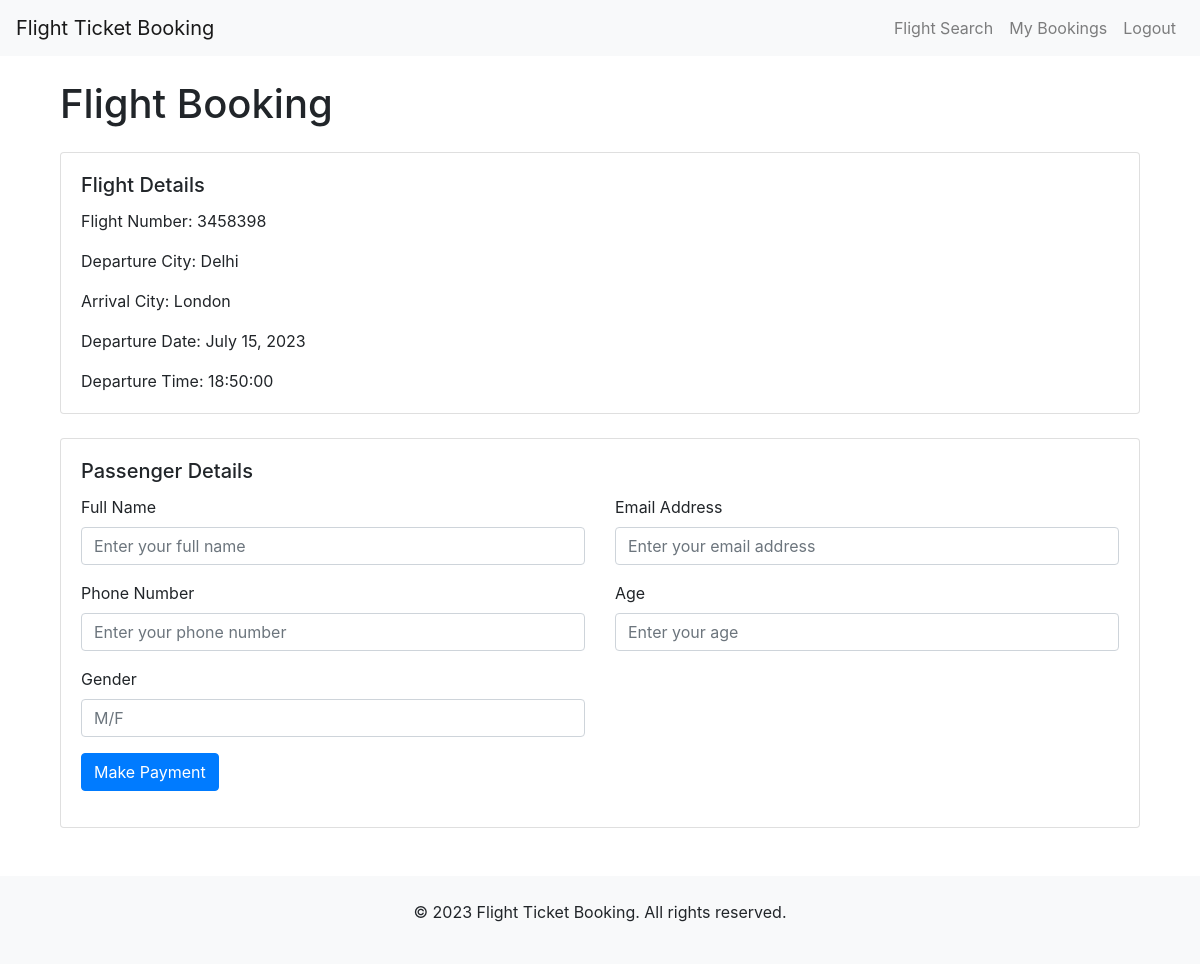
/flight/3/booking/ (signed in), run on the app's committed database.
### mainapp/models.py (models this page shows)
class Flight(models.Model):
    flight_number = models.CharField(max_length=10)
    airline = models.CharField(max_length=30)
    departure_city = models.ForeignKey(Airports, on_delete=models.SET_NULL, blank=True, null=True,
                                       related_name="departure")
    arrival_city = models.ForeignKey(Airports, on_delete=models.SET_NULL, blank=True, null=True, related_name="arrival")
    departure_date = models.DateField()
    departure_time = models.TimeField()
    arrival_date = models.DateField()
    arrival_time = models.TimeField()
    seats_count = models.IntegerField(default=60)
    fare = models.PositiveIntegerField()

class Airports(models.Model):
    airport_name = models.CharField(max_length=20)
    def __str__(self):
        return self.airport_name

### mainapp/views.py (the view, shortened to what this page needs)
# urls.py: path('flight/<int:flight_id>/booking/', views.flight_booking, name='flight_booking'),
@login_required(login_url='user_login')
def flight_booking(request, flight_id):
    flight = Flight.objects.get(id=flight_id)
    print(flight.flight_number)
    print(request.user)
    print(request.user.is_authenticated)
    print(request.method)
    return render(request, 'flight_booking.html', {'flight': flight})

### mainapp/models.py (called while the page is built)
    def __str__(self):
        return self.name

### mainapp/templates/flight_booking.html (shortened to what this page needs)
{% extends 'base_2.html' %}
{% block content %}
<div class="container mt-4">
  <h1 class="mb-4">Flight Booking</h1>
  <div class="card mb-4">
    <div class="card-body">
      <h5 class="card-title">Flight Details</h5>
      <p class="card-text">Flight Number: {{ flight.flight_number }}</p>
      <p class="card-text">Departure City: {{ flight.departure_city }}</p>
      <p class="card-text">Arrival City: {{ flight.arrival_city }}</p>
      <p class="card-text">Departure Date: {{ flight.departure_date }}</p>
      <p class="card-text">Departure Time: {{ flight.departure_time | upper}}</p>
    </div>
  </div>
  <div class="card">
    <div class="card-body">
      <h5 class="card-title">Passenger Details</h5>
      <form method="POST" action="">
        <div class="row mb-3">
          <div class="col-md-6">
            <label for="name" class="form-label">Full Name</label>
            <input type="text" class="form-control" id="name" name="name" placeholder="Enter your full name" required>
          </div>
          <div class="col-md-6">
            <label for="email" class="form-label">Email Address</label>
            <input type="email" class="form-control" id="email" name="email" placeholder="Enter your email address" required>
          </div>
        </div>
        <div class="row mb-3">
          <div class="col-md-6">
            <label for="phone" class="form-label">Phone Number</label>
            <input type="tel" class="form-control" id="phone" name="phone" placeholder="Enter your phone number" required>
          </div>
          <div class="col-md-6">
            <label for="age" class="form-label">Age</label>
            <input type="number" class="form-control" id="age" name="age" placeholder="Enter your age" required>
          </div>
        </div>
        <div class="row mb-3">
          <div class="col-md-6">
            <label for="gender" class="form-label">Gender</label>
            <input type="text" class="form-control" id="gender" name="gender" placeholder="M/F" required>
          </div>
        </div>
        <button type="submit" class="btn btn-primary">Make Payment</button>
      </form>
    </div>
  </div>
</div>
<br><br>
{% endblock %}

### data on the page
Flight: flight_number "3458398", departure_city "Delhi", arrival_city "London", departure_date "July 15, 2023", departure_time "18:50:00"
